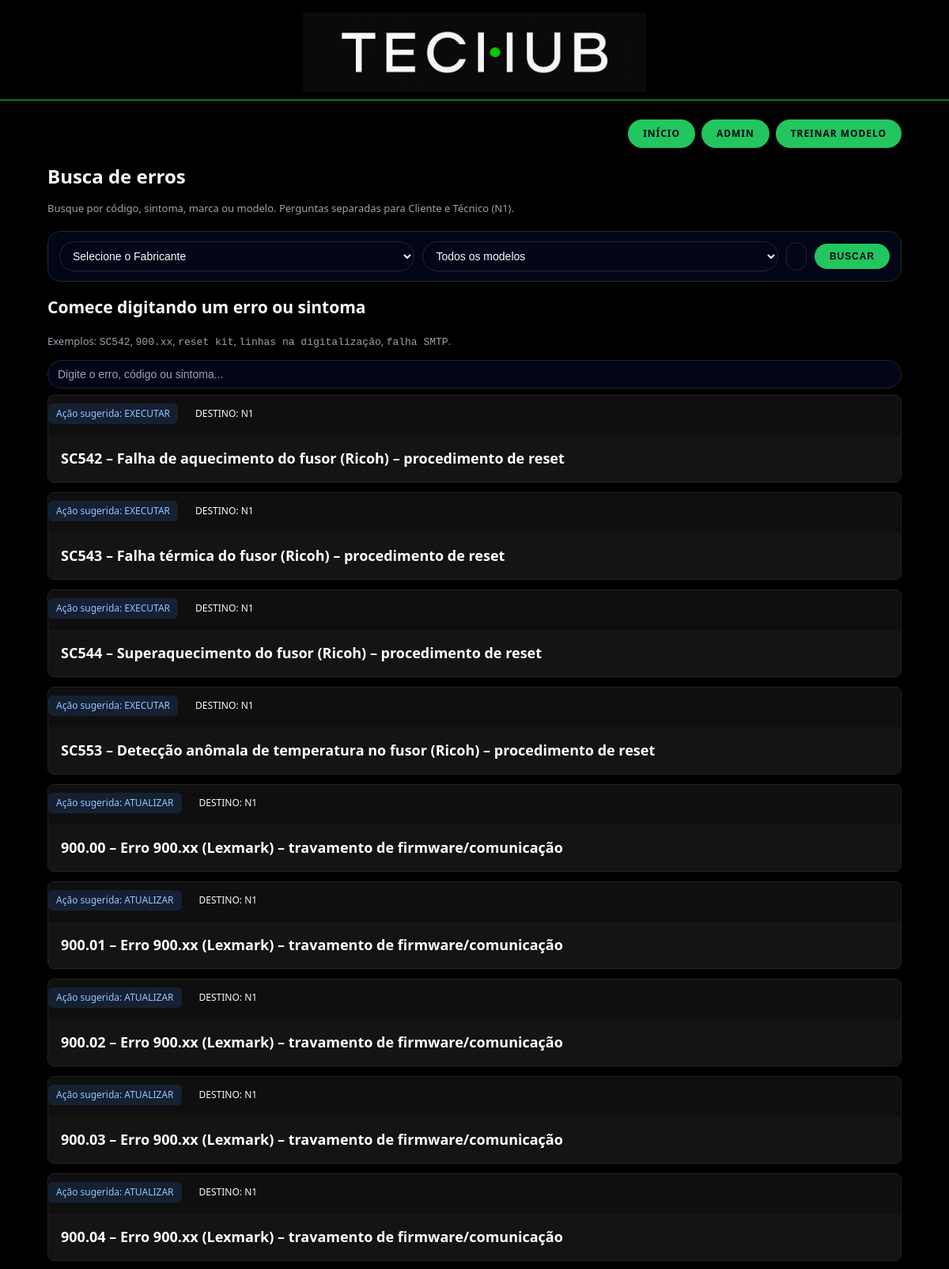
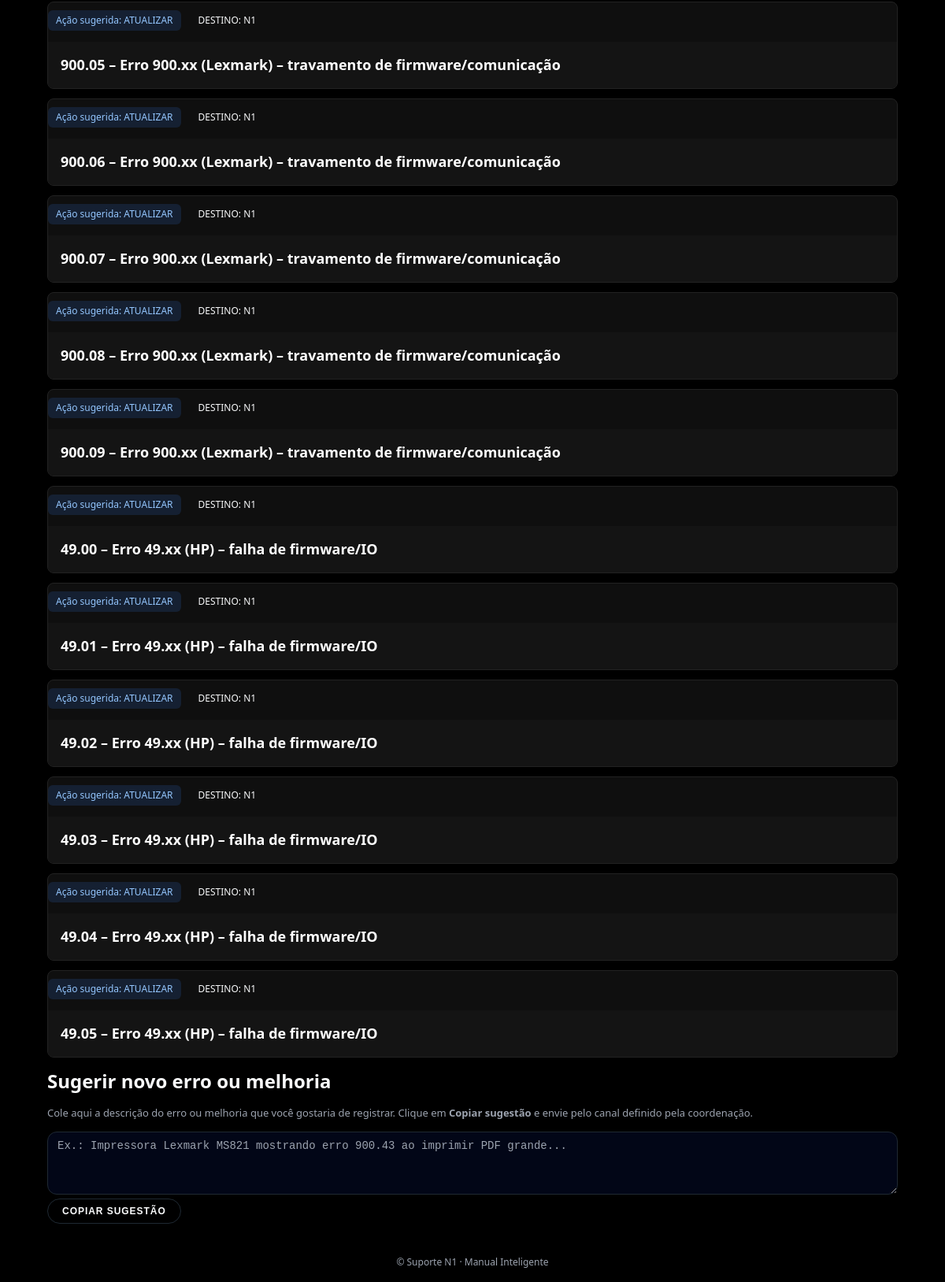
The app's page /buscar with its own data (2 pictures, top to bottom).
### tables this page shows
CREATE TABLE erros (
            id INTEGER PRIMARY KEY AUTOINCREMENT,
            codigo TEXT,
            titulo TEXT NOT NULL,
            marca TEXT,
            modelo TEXT,
            descricao TEXT,
            causas TEXT,           -- JSON
            solucoes TEXT,         -- JSON
            perguntas_cliente TEXT,-- JSON
            perguntas_n1 TEXT,     -- JSON
            nivel TEXT,
            procedimento_link TEXT,
            criticidade INTEGER,
            termos TEXT,
            acao_recomendada TEXT
        );

### main.py (the view)
@app.get("/buscar")
def buscar_html(
    request: Request,
    termo: str | None = None,
    marca: str | None = None,
    modelo: str | None = None,
):
    resultados = buscar(
        termo=termo,
        limit = 20,
        filtro_marca = marca,
        filtro_modelo = modelo,
    )
    return templates.TemplateResponse(
        "buscar.html",
        {
            "request": request,
            "resultados": resultados,
            "marca": marca,
            "modelo": modelo,
            "query_error": None
        }
    )

### templates/buscar.html (shortened to what this page needs)
{% extends "index.html" %}
{% block content %}
<section class="results-section">
    {% if resultados and resultados|length %}
    {% for r in resultados %}
    <article class="detail accordion-item">
        <div class="semantic-hint subtle">
            <span class="hint-action">Ação sugerida: {{ r.acao|upper }}</span>
            <span class="hint-destino destino-{{ r.destino }}">
                Destino: {{ r.destino|upper }}
            </span>
        </div>
        <summary class="accordion-toggle">
            {{ r.codigo }} – {{ r.titulo }}
        </summary>
    </article>
    {% endfor %}
    {% else %}
    <div class="empty">
        Nenhum resultado encontrado.
    </div>
    {% endif %}
</section>
{% endblock %}

### templates/index.html (shortened to what this page needs)
<!DOCTYPE html>
<html lang="pt-br">
<head>
    <link rel="stylesheet" href="{{ url_for('static', path='style.css') }}">
</head>
<body>
    <header class="topbar">
    <div class="topbar-inner">
        <img
            src="{{ url_for('static', path='logo_techub.png') }}"
            alt="Techub"
            class="logo-main"
        >
    </div>
</header>
    <main class="page">
        <section class="actions">
            <a class="btn btn-pill" href="/">INÍCIO</a>
            <a class="btn btn-pill" href="/admin">ADMIN</a>
            <a class="btn btn-pill" href="/admin#train">TREINAR MODELO</a>
        </section>
        <section class="hero">
            <h1 class="hero-title">Busca de erros</h1>
            <p class="hero-subtitle">
                Busque por código, sintoma, marca ou modelo. Perguntas separadas para Cliente e Técnico (N1).
            </p>
        </section>
        <section class="search-section">
            <form class="search-form" method="get" action="/buscar">
                <div class="field-row">
                    <select name="marca" id="marcaSelect">
                        <option value="">Selecione o Fabricante</option>
                    </select>
                    <select name="modelo" id="modeloSelect">
                        <option value="">Todos os modelos</option>
                    </select>
                    <input
                        type="text"
                        name="termo"
                        value="{{ query }}"
                        placeholder="Ex.: SC542, atolamento, SMTP, SP4510SF, MX622..."
                    />
                    <button type="submit" class="btn btn-pill">Buscar</button>
                </div>
            </form>
            {% if not query %}
            <section class="hero-search">
                <h2>Comece digitando um erro ou sintoma</h2>
                <p class="hero-subtitle">
                    Exemplos: <code>SC542</code>, <code>900.xx</code>, <code>reset kit</code>,
                    <code>linhas na digitalização</code>, <code>falha SMTP</code>.
                </p>
                <form method="get" action="/buscar" class="hero-search-form">
                <input
                    type="text"
                    name="termo"
                    placeholder="Digite o erro, código ou sintoma..."
                    class="hero-search-input"
                    autofocus
                />
                </form>
            </section>
            {% endif %}
{% block content %}{% endblock %}
        <section class="suggest-section">
            <h2 class="hero-title">Sugerir novo erro ou melhoria</h2>
            <p class="hero-subtitle">
                Cole aqui a descrição do erro ou melhoria que você gostaria de registrar.
                Clique em <strong>Copiar sugestão</strong> e envie pelo canal definido pela coordenação.
            </p>
            <textarea id="sugestao-texto" placeholder="Ex.: Impressora Lexmark MS821 mostrando erro 900.43 ao imprimir PDF grande..."></textarea>
            <div class="suggest-actions">
                <button class="btn btn-ghost" type="button" onclick="copiarSugestao()">Copiar sugestão</button>
            </div>
        </section>
    </main>
    <footer class="footer">
        © Suporte N1 · Manual Inteligente
    </footer>
</body>
</html>

### static/style.css (style rules this page uses)
:root { --bg-900: #000000; --card-bg: #020617; --card-border: #1f2933; --card-border-strong: #22c55e; --accent: #22c55e; --accent-soft: rgba(34, 197, 94, 0.18); --accent-strong: #16a34a; --text-main: #f9fafb; --text-muted: #9ca3af; --danger: #f97373; }
* { box-sizing: border-box; }
html, body { margin: 0; padding: 0; min-height: 100%; }
body { font-family: system-ui, -apple-system, BlinkMacSystemFont, "Segoe UI", Roboto, sans-serif; font-size: 14px; line-height: 1.5; color: var(--text-main); background: var(--bg-900); }
.page { max-width: 1120px; margin: 24px auto 40px; padding: 0 20px; }
.topbar { border-bottom: 1px solid var(--card-border-strong); background: #000; text-align: center; }
.topbar-inner { max-width: 1120px; margin: 0 auto; padding: 16px 20px 10px; display: flex; width: 100%; text-align: center; justify-content: center; align-items: center; }
.logo-main { height: 100px; object-fit: contain; display: block; }
.topbar-inner img { margin: 0 auto; display: block; }
.actions { margin-top: 16px; margin-bottom: 18px; display: flex; justify-content: flex-end; gap: 8px; }
.btn { display: inline-flex; align-items: center; justify-content: center; padding: 8px 18px; border-radius: 999px; border: 1px solid transparent; background: var(--accent); color: #020617; font-weight: 600; font-size: 12px; text-transform: uppercase; letter-spacing: 0.08em; cursor: pointer; text-decoration: none; transition: background 0.15s, box-shadow 0.15s, transform 0.1s, border-color 0.15s; }
.btn-pill { border-radius: 999px; }
.btn-ghost { background: transparent; color: var(--text-main); border-color: var(--card-border); }
.hero { margin-bottom: 18px; }
.hero-title { font-size: 24px; margin: 0 0 4px; }
.hero-subtitle { font-size: 13px; color: var(--text-muted); }
.search-section { margin-bottom: 20px; }
.search-form { background: var(--card-bg); border-radius: 16px; border: 1px solid var(--card-border); padding: 12px 14px; box-shadow: 0 12px 35px rgba(0, 0, 0, 0.7); }
.field-row { display: flex; gap: 10px; align-items: center; }
.field-row input[type="text"], .field-row input[type="search"] { flex: 1; }
input[type="text"], input[type="search"], input[type="number"], textarea, select { width: 100%; padding: 9px 12px; border-radius: 999px; border: 1px solid #1f2933; background: #020617; color: var(--text-main); font-size: 14px; outline: none; transition: border-color 0.15s, box-shadow 0.15s, background 0.15s; }
textarea { border-radius: 12px; min-height: 80px; resize: vertical; }
input::placeholder, textarea::placeholder { color: var(--text-muted); }
.results-section { margin-top: 8px; }
.footer { margin: 24px 0 16px; text-align: center; color: var(--text-muted); font-size: 12px; }
.accordion-item { border-radius: 8px; overflow: hidden; margin-bottom: 12px; background: #0f0f0f; border: 1px solid #222; }
.accordion-toggle { width: 100%; padding: 16px; font-size: 18px; font-weight: bold; text-align: left; background: #141414; color: #fff; border: none; cursor: pointer; }
.semantic-hint { margin: 10px 0 14px; display: flex; gap: 12px; flex-wrap: wrap; font-size: 12px; }
.hint-action { padding: 4px 10px; border-radius: 6px; background: rgba(59,130,246,0.15); color: #93c5fd; }
.hint-destino { padding: 4px 10px; border-radius: 6px; text-transform: uppercase; }

### records on screen
erros: acao "EXECUTAR", destino "N1", codigo "SC542", titulo "Falha de aquecimento do fusor (Ricoh) – procedimento de reset"
erros: acao "EXECUTAR", destino "N1", codigo "SC543", titulo "Falha térmica do fusor (Ricoh) – procedimento de reset"
erros: acao "EXECUTAR", destino "N1", codigo "SC544", titulo "Superaquecimento do fusor (Ricoh) – procedimento de reset"
erros: acao "EXECUTAR", destino "N1", codigo "SC553", titulo "Detecção anômala de temperatura no fusor (Ricoh) – procedimento de reset"
erros: acao "ATUALIZAR", destino "N1", codigo "900.00", titulo "Erro 900.xx (Lexmark) – travamento de firmware/comunicação"
erros: acao "ATUALIZAR", destino "N1", codigo "900.01", titulo "Erro 900.xx (Lexmark) – travamento de firmware/comunicação"
erros: acao "ATUALIZAR", destino "N1", codigo "900.02", titulo "Erro 900.xx (Lexmark) – travamento de firmware/comunicação"
erros: acao "ATUALIZAR", destino "N1", codigo "900.03", titulo "Erro 900.xx (Lexmark) – travamento de firmware/comunicação"
erros: acao "ATUALIZAR", destino "N1", codigo "900.04", titulo "Erro 900.xx (Lexmark) – travamento de firmware/comunicação"
erros: acao "ATUALIZAR", destino "N1", codigo "900.05", titulo "Erro 900.xx (Lexmark) – travamento de firmware/comunicação"
erros: acao "ATUALIZAR", destino "N1", codigo "900.06", titulo "Erro 900.xx (Lexmark) – travamento de firmware/comunicação"
erros: acao "ATUALIZAR", destino "N1", codigo "900.07", titulo "Erro 900.xx (Lexmark) – travamento de firmware/comunicação"
erros: acao "ATUALIZAR", destino "N1", codigo "900.08", titulo "Erro 900.xx (Lexmark) – travamento de firmware/comunicação"
erros: acao "ATUALIZAR", destino "N1", codigo "900.09", titulo "Erro 900.xx (Lexmark) – travamento de firmware/comunicação"
erros: acao "ATUALIZAR", destino "N1", codigo "49.00", titulo "Erro 49.xx (HP) – falha de firmware/IO"
erros: acao "ATUALIZAR", destino "N1", codigo "49.01", titulo "Erro 49.xx (HP) – falha de firmware/IO"
erros: acao "ATUALIZAR", destino "N1", codigo "49.02", titulo "Erro 49.xx (HP) – falha de firmware/IO"
erros: acao "ATUALIZAR", destino "N1", codigo "49.03", titulo "Erro 49.xx (HP) – falha de firmware/IO"
erros: acao "ATUALIZAR", destino "N1", codigo "49.04", titulo "Erro 49.xx (HP) – falha de firmware/IO"
erros: acao "ATUALIZAR", destino "N1", codigo "49.05", titulo "Erro 49.xx (HP) – falha de firmware/IO"
